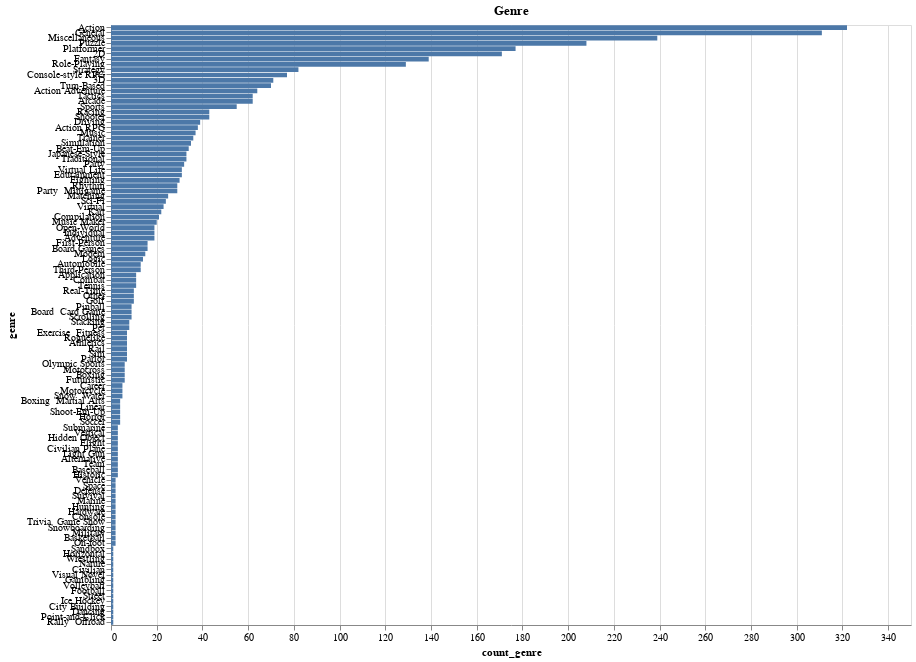

The notebook cell this image was saved under:
### Code cell
alt.Chart(Genre, title='Genre').mark_bar().encode(
    x='count_genre:Q',
    y=alt.Y('genre:O', sort='-x'),
    tooltip=list(Genre.columns)
).properties(width=800,height=600)

### Figure 1 — Vega-Lite specification as saved in the notebook (floating-point values rounded to 4 significant figures)
{"config": {"view": {"continuousWidth": 400, "continuousHeight": 300}}, "data": {"name": "data-7316291745af9e8a69956fd6ca9444d9"}, "mark": "bar", "encoding": {"tooltip": [{"type": "quantitative", "field": "index"}, {"type": "nominal", "field": "genre"}, {"type": "quantitative", "field": "count_genre"}], "x": {"type": "quantitative", "field": "count_genre"}, "y": {"type": "ordinal", "field": "genre", "sort": "-x"}}, "height": 600, "title": "Genre", "width": 800, "$schema": "https://vega.github.io/schema/vega-lite/v4.8.1.json", "datasets": {"data-7316291745af9e8a69956fd6ca9444d9": [{"index": 0, "genre": "Miscellaneous", "count_genre": 239}, {"index": 1, "genre": "Exercise  Fitness", "count_genre": 7}, {"index": 2, "genre": "Strategy", "count_genre": 82}, {"index": 3, "genre": "Turn-Based", "count_genre": 70}, {"index": 4, "genre": "Tactics", "count_genre": 62}, {"index": 5, "genre": "Action", "count_genre": 322}, {"index": 6, "genre": "Beat-Em-Up", "count_genre": 34}, {"index": 7, "genre": "3D", "count_genre": 71}, {"index": 8, "genre": "Role-Playing", "count_genre": 129}, {"index": 9, "genre": "Trainer", "count_genre": 36}, {"index": 10, "genre": "Real-Time", "count_genre": 10}, {"index": 11, "genre": "General", "count_genre": 311}, {"index": 12, "genre": "Arcade", "count_genre": 62}, {"index": 13, "genre": "Rhythm", "count_genre": 29}, {"index": 14, "genre": "Music", "count_genre": 37}, {"index": 15, "genre": "Racing", "count_genre": 43}, {"index": 16, "genre": "Automobile", "count_genre": 13}, {"index": 17, "genre": "Fighting", "count_genre": 30}, {"index": 18, "genre": "2D", "count_genre": 171}, {"index": 19, "genre": "Compilation", "count_genre": 21}, {"index": 20, "genre": "Puzzle", "count_genre": 208}, {"index": 21, "genre": "Matching", "count_genre": 25}, {"index": 22, "genre": "Party  Minigame", "count_genre": 29}, {"index": 23, "genre": "Action RPG", "count_genre": 38}, {"index": 24, "genre": "Platformer", "count_genre": 177}, {"index": 25, "genre": "Simulation", "count_genre": 35}, {"index": 26, "genre": "Virtual", "count_genre": 23}, {"index": 27, "genre": "Virtual Life", "count_genre": 31}, {"index": 28, "genre": "Roguelike", "count_genre": 7}, {"index": 29, "genre": "Application", "count_genre": 11}, {"index": 30, "genre": "Japanese-Style", "count_genre": 33}, {"index": 31, "genre": "Action Adventure", "count_genre": 64}, {"index": 32, "genre": "Open-World", "count_genre": 19}, {"index": 33, "genre": "Vehicle", "count_genre": 2}, {"index": 34, "genre": "Combat", "count_genre": 11}, {"index": 35, "genre": "Pinball", "count_genre": 9}, {"index": 36, "genre": "Stacking", "count_genre": 8}, {"index": 37, "genre": "Sports", "count_genre": 55}, {"index": 38, "genre": "Individual", "count_genre": 19}, {"index": 39, "genre": "Tennis", "count_genre": 11}, {"index": 40, "genre": "Shooter", "count_genre": 43}, {"index": 41, "genre": "Third-Person", "count_genre": 13}, {"index": 42, "genre": "Boxing  Martial Arts", "count_genre": 4}, {"index": 43, "genre": "Adventure", "count_genre": 19}, {"index": 44, "genre": "Linear", "count_genre": 4}, {"index": 45, "genre": "Sandbox", "count_genre": 1}, {"index": 46, "genre": "Career", "count_genre": 5}, {"index": 47, "genre": "Shoot-Em-Up", "count_genre": 4}, {"index": 48, "genre": "Horizontal", "count_genre": 1}, {"index": 49, "genre": "Other", "count_genre": 10}, {"index": 50, "genre": "Fantasy", "count_genre": 139}, {"index": 51, "genre": "Logic", "count_genre": 14}, {"index": 52, "genre": "First-Person", "count_genre": 16}, {"index": 53, "genre": "Athletics", "count_genre": 7}, {"index": 54, "genre": "Edutainment", "count_genre": 31}, {"index": 55, "genre": "Board  Card Game", "count_genre": 9}, {"index": 56, "genre": "Modern", "count_genre": 15}, {"index": 57, "genre": "Rail", "count_genre": 7}, {"index": 58, "genre": "Space", "count_genre": 2}, {"index": 59, "genre": "Sci-Fi", "count_genre": 24}, {"index": 60, "genre": "Defense", "count_genre": 2}, {"index": 61, "genre": "Horror", "count_genre": 4}, {"index": 62, "genre": "Survival", "count_genre": 2}, {"index": 63, "genre": "Driving", "count_genre": 39}, {"index": 64, "genre": "Kart", "count_genre": 22}, {"index": 65, "genre": "Party", "count_genre": 32}, {"index": 66, "genre": "Console-style RPG", "count_genre": 77}, {"index": 67, "genre": "Traditional", "count_genre": 33}, {"index": 68, "genre": "Golf", "count_genre": 10}, {"index": 69, "genre": "Submarine", "count_genre": 3}, {"index": 70, "genre": "Marine", "count_genre": 2}, {"index": 71, "genre": "Olympic Sports", "count_genre": 6}, {"index": 72, "genre": "Wrestling", "count_genre": 1}, {"index": 73, "genre": "Nature", "count_genre": 1}, {"index": 74, "genre": "Hunting", "count_genre": 2}, {"index": 75, "genre": "Board Games", "count_genre": 16}, {"index": 76, "genre": "Scrolling", "count_genre": 9}, {"index": 77, "genre": "Vertical", "count_genre": 3}, {"index": 78, "genre": "Soccer", "count_genre": 4}, {"index": 79, "genre": "Hidden Object", "count_genre": 3}, {"index": 80, "genre": "Motorcycle", "count_genre": 5}, {"index": 81, "genre": "Motocross", "count_genre": 6}, {"index": 82, "genre": "Pet", "count_genre": 8}, {"index": 83, "genre": "Flight", "count_genre": 3}, {"index": 84, "genre": "Civilian Plane", "count_genre": 3}, {"index": 85, "genre": "Civilian", "count_genre": 1}, {"index": 86, "genre": "Light Gun", "count_genre": 3}, {"index": 87, "genre": "Hardware", "count_genre": 2}, {"index": 88, "genre": "Console", "count_genre": 2}, {"index": 89, "genre": "Trivia  Game Show", "count_genre": 2}, {"index": 90, "genre": "Sim", "count_genre": 7}, {"index": 91, "genre": "Visual Novel", "count_genre": 1}, {"index": 92, "genre": "Music Maker", "count_genre": 20}, {"index": 93, "genre": "Boxing", "count_genre": 6}, {"index": 94, "genre": "Snow  Water", "count_genre": 5}, {"index": 95, "genre": "Parlor", "count_genre": 7}, {"index": 96, "genre": "Alternative", "count_genre": 3}, {"index": 97, "genre": "Team", "count_genre": 3}, {"index": 98, "genre": "Baseball", "count_genre": 3}, {"index": 99, "genre": "Snowboarding", "count_genre": 2}, {"index": 100, "genre": "Gambling", "count_genre": 1}, {"index": 101, "genre": "Volleyball", "count_genre": 1}, {"index": 102, "genre": "Military", "count_genre": 2}, {"index": 103, "genre": "Football", "count_genre": 1}, {"index": 104, "genre": "Street", "count_genre": 1}, {"index": 105, "genre": "Futuristic", "count_genre": 6}, {"index": 106, "genre": "Historic", "count_genre": 3}, {"index": 107, "genre": "Ice Hockey", "count_genre": 1}, {"index": 108, "genre": "City Building", "count_genre": 1}, {"index": 109, "genre": "Basketball", "count_genre": 2}, {"index": 110, "genre": "Dancing", "count_genre": 1}, {"index": 111, "genre": "Point-and-Click", "count_genre": 1}, {"index": 112, "genre": "On-foot", "count_genre": 2}, {"index": 113, "genre": "Rally  Offroad", "count_genre": 1}]}}
